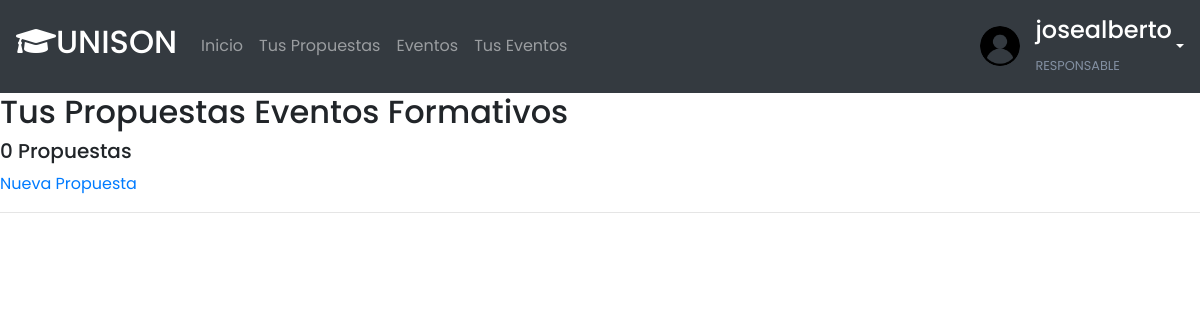
Before: /PropuestasEventosFormativos/ (signed in) with the older database file.
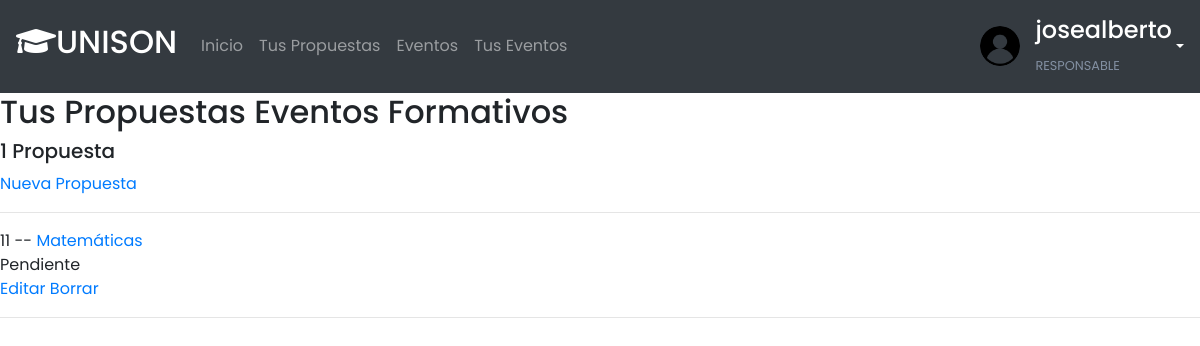
After: the same page with the newer database file.
### eventos/models.py (models this page shows, shortened)
class Evento(models.Model):
    nombre = models.CharField(max_length=200)
    TIPO_EVENTOS = (
            ('Diplomado','Diplomado'),
            ('Curso','Curso'),
            ('Taller','Taller'),
            ('Programa Especial','Programa Especial')
        )
    TipoEventos =  models.CharField(max_length=30,null=True,choices=TIPO_EVENTOS)
    TIPO_MODALIDAD = (
            ('En Linea', 'En Linea'),
            ('Presencial','Presencial'),
            ('Mixta','Mixta')
        )
    modalidad = models.CharField(max_length=30,null=True,choices=TIPO_MODALIDAD)
    objetivos = models.TextField(null=True)
    experiencias = models.TextField(null=True)
    contenido = models.TextField(null=True)
    recursos_y_materiales = models.TextField(null=True,blank=True)
    Estrategias_de_Evaluacion = models.TextField(null=True)
    Duracion_en_horas = models.PositiveIntegerField(default=1,validators=[MinValueValidator(10), MaxValueValidator(400)])
    Fecha_de_Inicio = models.DateField()
    Fecha_de_Fin = models.DateField()
    Referencias_y_bibliografia = models.TextField(null=True,blank=True)
    Utilidad_y_Oportunidad_del_programa = models.TextField(null=True)
    Cupo_Maximo = models.PositiveIntegerField(default=1,validators=[MinValueValidator(1), MaxValueValidator(200)])
    Requisistos_de_Acreditacion = models.TextField(null=True)
    Experiencia_y_pericia_de_Instructores = models.TextField(null=True)
    Dirigido_a = models.TextField(null=True)
    Requisitos_de_Participacion = models.TextField(null=True)
    Curriculum_de_los_Instructores = models.TextField(null=True)
    Capacidad_de_autofinanciamiento = models.TextField(null=True,blank=True)
    updated = models.DateTimeField(auto_now=True)
    created = models.DateTimeField(auto_now_add=True)
    responsable = models.ForeignKey(Responsable, null=True, on_delete= models.SET_NULL,default=Responsable)
    ESTATUS = (
            ('Aceptado','Aceptado'),
            ('Pendiente','Pendiente'),
            ('Rechazado','Rechazado')
        )
    estatus = models.CharField(max_length=20,default=ESTATUS[1], choices=ESTATUS)
    class Meta:
        ordering = ['created']

### eventos/decorators.py (the view)
        def wrapper_func(request,*args,**kwargs):
            group = None
            if request.user.rol != None:
                group = request.user.rol
            if group in allowed_roles:
                return view_func(request,*args,**kwargs)
            else:
                print(group)
                return HttpResponse('No estás autorizado para entrar a esta dirección')

### eventos/views.py (called while the page is built)
@login_required(login_url='login')
@allowed_users(allowed_roles=['RESPONSABLE'])
def PropuestasEventosFormativos(request):
    responsable = request.user
    eventosformativos = request.user.evento_set.filter(estatus = 'Pendiente')
    propuesta_count = eventosformativos.count()
    context = {'eventosformativos':eventosformativos, 'propuesta_count':propuesta_count,'responsable':responsable}
    return render(request,'PropuestasEventosFormativos.html', context)

### eventos/templates/PropuestasEventosFormativos.html
{% extends 'main.html' %}
{% block content %}
<h2>Tus Propuestas Eventos Formativos</h2>
<h5>{{propuesta_count}} {% if propuesta_count == 1 %} Propuesta {% else %} Propuestas {% endif %}</h5>
<a href="{% url 'createPropuesta' responsable.id %}">Nueva Propuesta</a>
<hr>
{% for evento in eventosformativos %}
<div>
    {{evento.id}} -- <a href="{% url 'Propuesta' evento.id %}">{{evento.nombre}}</a>
    <br>
    {{evento.estatus}}
    <br>
    <a href="{% url 'updatePropuesta' evento.id %}">Editar</a>
    <a href="{% url 'deletePropuesta' evento.id %}">Borrar</a>
    <hr>
</div>
{% endfor %}
{% endblock %}

Changed rows visible on the page:
added Evento: id "11", nombre "Matemáticas", estatus "Pendiente"
Other visible differences:
{{ propuesta_count }}: "0" → "1"
text no longer shown: "Propuestas"
text now shown: "Propuesta"
